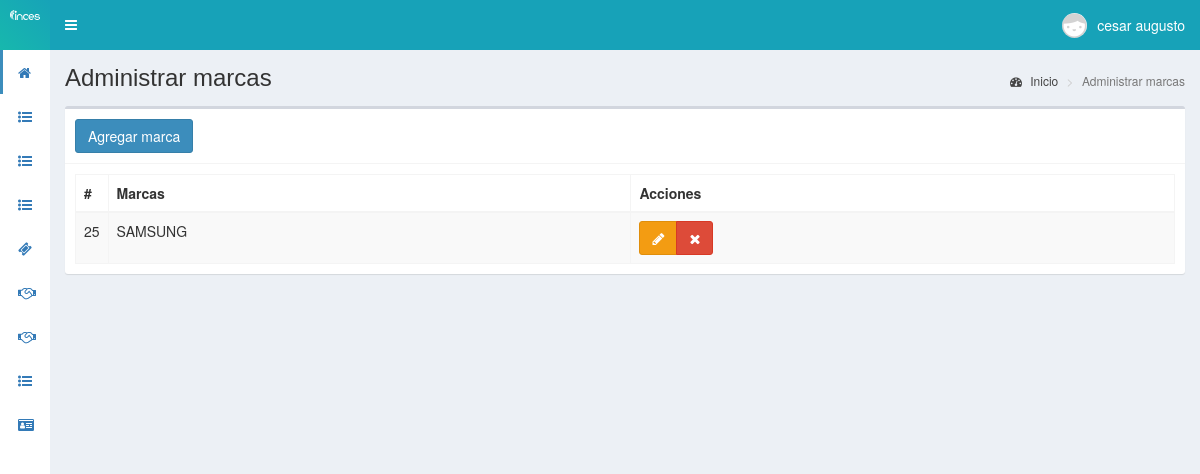
The page /marcas (signed in) on the database its author committed.
### tables this page shows
CREATE TABLE `personal` (
  `id` int(11) NOT NULL,
  `cedula` int(11) NOT NULL,
  `nombres` text NOT NULL,
  `apellidos` text NOT NULL,
  `email` text NOT NULL,
  `telefono` text NOT NULL,
  `direccion` text NOT NULL,
  `fecha_nac` text NOT NULL,
  `cargo` int(11) NOT NULL,
  `departamento` int(11) NOT NULL,
  `estado` text NOT NULL,
  `fecha` timestamp NOT NULL DEFAULT CURRENT_TIMESTAMP ON UPDATE CURRENT_TIMESTAMP
);

CREATE TABLE `marcas` (
  `id` int(11) NOT NULL,
  `descripcion` text NOT NULL,
  `idtipof` int(11) NOT NULL,
  `fecha` timestamp NOT NULL DEFAULT CURRENT_TIMESTAMP ON UPDATE CURRENT_TIMESTAMP
);

### controladores/plantilla.controlador.php (called while the page is built)
<?php
class ControladorPlantilla{
	static public function ctrPlantilla(){
		include "vistas/plantilla.php";
	}
}

### index.php (called while the page is built, shortened)
<?php
require_once "controladores/plantilla.controlador.php";
require_once "controladores/usuarios.controlador.php";
require_once "controladores/marcas.controlador.php";
require_once "controladores/soporte.controlador.php";
require_once "modelos/marcas.modelo.php";
require_once "modelos/personal.modelo.php";
$plantilla = new ControladorPlantilla();
$plantilla -> ctrPlantilla();

### modelos/conexion.php (called while the page is built)
<?php
class Conexion{
	static public function conectar(){
		$link = new PDO("mysql:host=localhost;dbname=pos",
			            "root",
			            "");
		$link->exec("set names utf8");
		return $link;
	}
}

### modelos/personal.modelo.php (called while the page is built, shortened)
<?php
require_once "conexion.php";
class ModeloPersonal{
	static public function mdlMostrarPersonals($tabla, $item, $valor){
		if($item == "id"){
			$stmt = Conexion::conectar()->prepare("SELECT * FROM $tabla WHERE $item = :$item");
			$stmt -> bindParam(":".$item, $valor, PDO::PARAM_INT);
			$stmt -> execute();
			return $stmt -> fetch();
		}
	}
}
?>

### controladores/marcas.controlador.php (called while the page is built, shortened)
<?php
class ControladorMarcas{
	static public function ctrMostrarMarcas($item, $valor){
		$tabla = "marcas";
		$respuesta = ModeloMarcas::mdlMostrarMarcas($tabla, $item, $valor);
		return $respuesta;
	}
}

### modelos/marcas.modelo.php (called while the page is built, shortened)
<?php
require_once "conexion.php";
class ModeloMarcas{
	static public function mdlMostrarMarcas($tabla, $item, $valor){
		if($item != null){
			$stmt = Conexion::conectar()->prepare("SELECT * FROM $tabla WHERE $item = :$item");
			$stmt -> bindParam(":".$item, $valor, PDO::PARAM_STR);
			$stmt -> execute();
			return $stmt -> fetch();
		}else{
			$stmt = Conexion::conectar()->prepare("SELECT * FROM $tabla");
			$stmt -> execute();
			return $stmt -> fetchAll();
		}
	}
}

### vistas/modulos/marcas.php (the view, shortened to what this page needs)
<div class="content-wrapper">
  <section class="content-header">
    <h1>
      Administrar marcas
    </h1>
    <ol class="breadcrumb">
      <li><a href="inicio"><i class="fa fa-dashboard"></i> Inicio</a></li>
      <li class="active">Administrar marcas</li>
    </ol>
  </section>
  <section class="content">
    <div class="box">
      <div class="box-header with-border">
        <button class="btn btn-primary" data-toggle="modal" data-target="#modalAgregarMarca">
          Agregar marca
        </button>
      </div>
      <div class="box-body">
       <table class="table table-bordered table-striped dt-responsive tablas" width="100%">
        <thead>
         <tr>
           <th style="width:10px">#</th>
           <th>Marcas</th>
           <th>Acciones</th>
         </tr>
        </thead>
        <tbody>
        <?php
          $item = null;
          $valor = null;
          $marcas = ControladorMarcas::ctrMostrarMarcas($item, $valor);
          foreach ($marcas as $key => $value) {
            echo ' <tr>
                    <td>'.$value["id"].'</td>
                    <td class="text-uppercase">'.$value["descripcion"].'</td>
                    <td>
                      <div class="btn-group">
                        <button class="btn btn-warning btnEditarMarca" id="'.$value["id"].'" data-toggle="modal" data-target="#modalEditarMarca"><i class="fa fa-pencil"></i></button>
                        <button class="btn btn-danger btnEliminarMarca" id="'.$value["id"].'"><i class="fa fa-times"></i></button>
                      </div>
                    </td>
                  </tr>';
          }
        ?>
        </tbody>
       </table>
      </div>
    </div>
  </section>
</div>

### vistas/modulos/cabezote.php (shortened to what this page needs)
<header class="main-header">
<a href="inicio" class="logo">
	<span class="logo-mini">
		<img src="vistas/img/plantilla/logo-blanco-lineal.svg" class="img-responsive" style="padding:10px">
	</span>
</a>
<nav class="navbar navbar-static-top" role="navigation">
 	<a href="#" class="sidebar-toggle" data-toggle="push-menu" role="button">
     	</a>
	<div class="navbar-custom-menu">
		<ul class="nav navbar-nav">
			<li class="dropdown user user-menu">
				<a href="#" class="dropdown-toggle" data-toggle="dropdown">
				<?php
				if($_SESSION["foto"] != ""){
					echo '<img src="'.$_SESSION["foto"].'" class="user-image">';
				}else{
					echo '<img src="vistas/img/usuarios/default/anonymous.png" class="user-image">';
				}
				?>
                     <?php  $tabla = "personal";
                            $item = "id";
                            $valor = $_SESSION["nombre"];
						   $respuesta1 = ModeloPersonal::MdlMostrarPersonals($tabla, $item, $valor);
						   ?>
					<span class="hidden-xs"><?php  echo $respuesta1["nombres"] ?></span>
				</a>
			</li>
		</ul>
	</div>
</nav>
</header>

### rows shown on the page
personal: nombres "cesar augusto"
marcas: id "25", descripcion "SAMSUNG"
